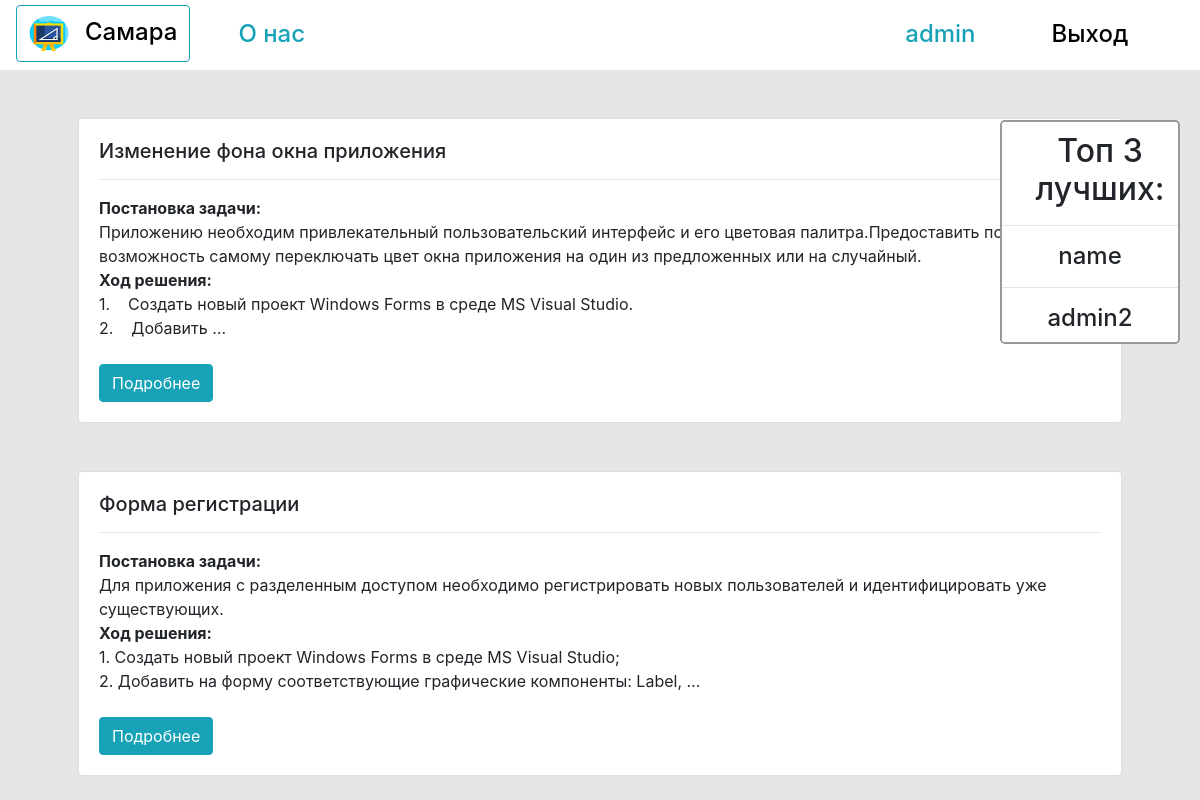
The app's page / (signed in) with its own data.
### deti/models.py (models this page shows, shortened)
class Lekcia(models.Model): #Таблица лекций
    lekcia_title= models.CharField(max_length = 120, db_index = True, verbose_name = 'Название лекции')
    lekcia_text= models.TextField(verbose_name='Текст лекции')
    slug = models.SlugField(max_length=120, unique=True, verbose_name='URL', blank=True)
    def get_ubsalut_url(self):
        return reverse('lekcia_detail_url', kwargs={'slug':self.slug})
    class Meta:
        verbose_name='Леуция'
        verbose_name_plural='Лекции'
        db_table='lekcia'

class Student(models.Model): #Таблица студентов
    first_name_student = models.CharField(max_length = 120, db_index = True, verbose_name = 'Имя')
    second_name_student = models.CharField(max_length = 120, db_index = True, verbose_name = 'Фамилия')
    user = models.OneToOneField(User, on_delete=models.CASCADE)
    age_student= models.IntegerField( null=True, db_index = True, verbose_name='Возраст')
    photo_student= models.ManyToManyField('Magazin', null=True, blank = True, verbose_name = 'Аватар') #это вторичный ключ для таблицы магазина с аватарками
    coin = models.IntegerField(null= True, verbose_name='Баллы' )
    profes = models.ManyToManyField('Profes', blank=True, related_name='student', verbose_name='Профессия')
    class Meta:
        verbose_name='Студент'
        verbose_name_plural='Студенты'
        db_table='student'

### deti/views.py (the view)
# urls.py: path('',lekcias_list, name='lekcias_list_url'),
def lekcias_list(request):
    lekcias= Lekcia.objects.all()
    students= Student.objects.all()
    return render(request, 'deti/lekcias_list.html',
    context={'lekcias':lekcias,
    'students':students})

### deti/templates/deti/lekcias_list.html (shortened to what this page needs)
{% extends 'base.html' %}
{% block content %}
{% for lekcia in lekcias %}
{% include 'includes/include_lekcias_list.html' %}
{% endfor %}
{% endblock %}
{% block menu %}
<div class="menu aligt-items-center" align=center>
  <h2>Топ 3 лучших: </h2>
  <hr />
  {% for student in students %}
  <h4 align=center>{{student.user}}</h4>
  <hr />
  {% endfor %}
</div>
{% endblock %}

### deti/templates/base.html (shortened to what this page needs)
{% load static %}
<!DOCTYPE html>
<html lang="ru">
<head>
  <link rel="stylesheet" href="https://stackpath.bootstrapcdn.com/bootstrap/4.4.1/css/bootstrap.min.css">
  <link rel="stylesheet" type="text/css" href="{% static 'css/style.css' %}">
  </head>
  <body >
    <nav class="navbar navbar-expand-lg">
      <a class="navbar-brand btn btn-outline-info" href="{% url 'lekcias_list_url' %}"><img class="navbar-brand" src=" {% static '/images/logo.png' %}" width="40" height="45">Самара</a>
      <div class="collapse navbar-collapse" id="navbarSupportedContent">
        <ul class="navbar-nav mr-auto">
          <li class="nav-item">
            <a class="nav-link" style=" color: #17a2b8" href="#">О нас</a>
          </li>
          <li class="nav-item">
            <a class="nav-link" href="#"></a>
          </li>
        </ul>
        {% if user.is_authenticated %}
        <a class="nav-link nav-text" style=" color: #17a2b8" href="{% url 'student_detail_url' user.student.pk %}">{{ user.get_username }}</a>
        <a class="nav-link nav-text"  href="{% url 'logout' %}">Выход</a>
        {% else %}
        <a class="nav-link nav-text"  style=" color: #17a2b8" href="{% url 'signup' %}">Регистрация</a>
        <a class="nav-link nav-text"  href="{% url 'login' %}">Вход</a>
        {% endif %}
      </div>
    </nav>
    <div class="container glav_container ">
      <div class="row">
        {% block content %}{% endblock %}
      </div>
    </div>
    {% block menu %}
    {% endblock %}
  </body>
  </html>

### deti/templates/includes/include_lekcias_list.html
<div class="card mt-5 ml-5 mr-5">
  <div class="card-body">
    <h5 class="card-title">{{lekcia.lekcia_title}}</h5>
    <hr />
    <p class="card-text">{{lekcia.lekcia_text|truncatewords:40|safe}}</p>
    <a href="{{lekcia.get_ubsalut_url}}" class="btn btn-info mt-2">Подробнее</a>
  </div>
</div>

### static/css/style.css (style rules this page uses)
body { background-color: #e6e6e6; }
.navbar { background-color: white; padding-top: 5px; }
.navbar a { color: black; font-weight: 500; font-size: 18pt; margin-right: 40px; }
.nav-link { color: #f6f6f6; font-size: 13pt; padding-left: 20px; }
.menu { border: 2px solid #999; border-radius: 5px; position: fixed; right: 20px; top: 120px; width: 15%; height: 28%; overflow: auto; background-color: white; }
.menu h2 { margin-top: 10px; display: block; padding-left: 20px; color: #212529; }

### records on screen
Lekcia: lekcia_title "Изменение фона окна приложения", lekcia_text "Постановка задачи: Приложению необходим привлекательный пользовательский интерфейс и его цветовая палитра.Предоставить пользователю возможность самому переключать цвет окна приложения на один из предложенных или на случайный. Ход решения: 1. Создать новый проект Windows Forms в среде MS Visual Studio. 2. Добавить …"
Lekcia: lekcia_title "Форма регистрации", lekcia_text "Постановка задачи: Для приложения с разделенным доступом необходимо регистрировать новых пользователей и идентифицировать уже существующих. Ход решения: 1. Создать новый проект Windows Forms в среде MS Visual Studio; 2. Добавить на форму соответствующие графические компоненты: Label, …"
Student: user "name"
Student: user "admin2"

### other values on screen
{{ user.get_username }} "admin"
